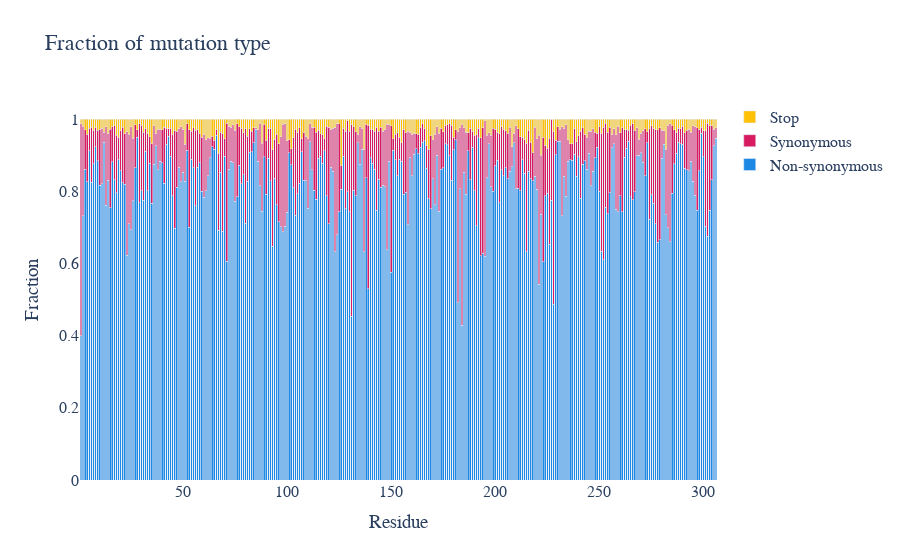

Notebook code cell kept with this figure:
### Code cell
# makde figure
fig = go.Figure(data=[
    go.Bar(name='Non-synonymous', x=list(set(mut_type['residue'])), \
           y=mut_type.groupby('residue').mean()['non-syn_frac'], marker_color = '#1E88E5'),
    go.Bar(name='Synonymous', x=list(set(mut_type['residue'])), \
           y=mut_type.groupby('residue').mean()['syn_frac'], marker_color = '#D81B60'),
    go.Bar(name='Stop', x=list(set(mut_type['residue'])), y=mut_type.groupby('residue').mean()['stop_frac'],\
          marker_color = '#FFC107')
])
# Change the bar mode
fig.update_layout(barmode='stack',
                title_text='Fraction of mutation type',
                xaxis_title="Residue",
                yaxis_title="Fraction",
                paper_bgcolor='rgba(255,255,255,100)',
                plot_bgcolor='rgba(255,255,255,100)',
                font=dict(family="Arial",
                                size=16
                                ))
fig.show()

### Figure 1 — Plotly figure (JSON) as saved in the notebook; plotly's stock layout.template omitted (floating-point values rounded to 4 significant figures; data arrays with more than 128 entries replaced by an {"elided": "..."} marker saying what was removed)
{"data": [{"marker": {"color": "#1E88E5"}, "name": "Non-synonymous", "type": "bar", "x": {"elided": "306 int values"}, "y": {"elided": "306 float values"}}, {"marker": {"color": "#D81B60"}, "name": "Synonymous", "type": "bar", "x": {"elided": "306 int values"}, "y": {"elided": "306 float values"}}, {"marker": {"color": "#FFC107"}, "name": "Stop", "type": "bar", "x": {"elided": "306 int values"}, "y": {"elided": "306 float values"}}], "layout": {"barmode": "stack", "font": {"family": "Arial", "size": 16}, "paper_bgcolor": "rgba(255,255,255,100)", "plot_bgcolor": "rgba(255,255,255,100)", "title": {"text": "Fraction of mutation type"}, "xaxis": {"title": {"text": "Residue"}}, "yaxis": {"title": {"text": "Fraction"}}}}
